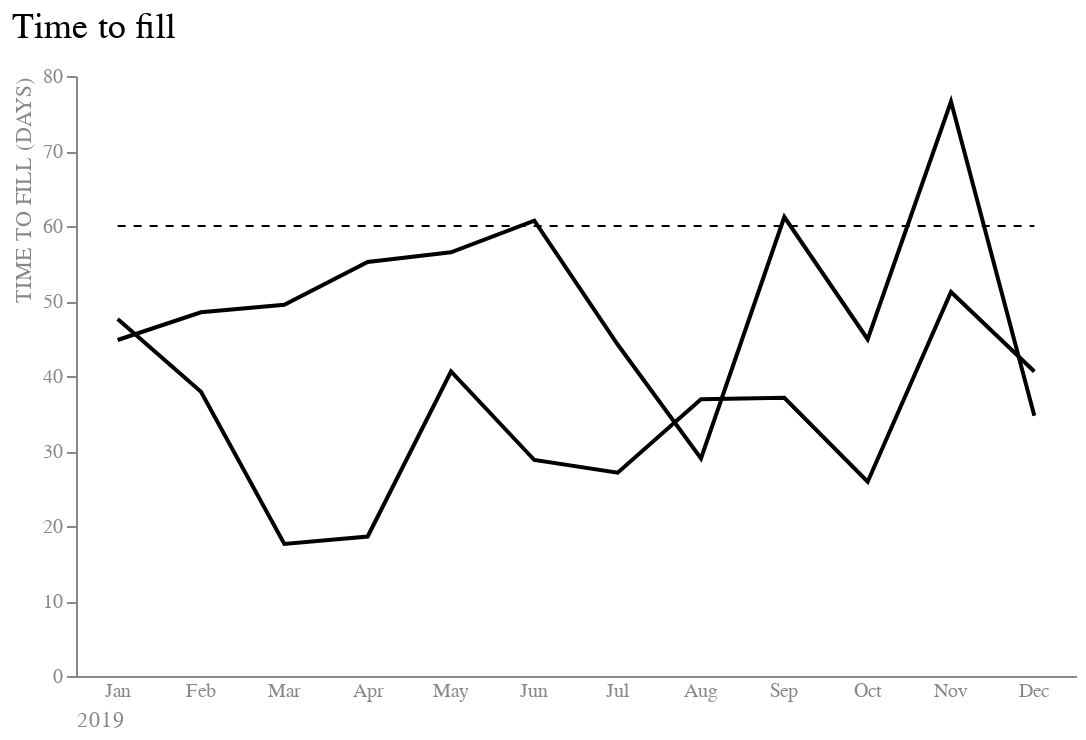

The notebook cell saved with this chart:
### Code cell
title_chart = alt.Title("Time to fill",
                        fontSize = 18,
                        fontWeight = 'normal',
                        anchor = 'start',
                        offset = 10)

line = alt.Chart(melted_table, title = title_chart).mark_line().encode(
    x = alt.X('2019',
               sort = None,
               axis = alt.Axis(labelAngle = 0, 
                               titleAnchor = 'start',
                               labelColor = "#888888", 
                               titleColor = '#888888', 
                               titleFontWeight = 'normal', 
                               ticks = False), 
               ),
    y = alt.Y('Value', 
              axis = alt.Axis(grid = False, 
                              titleAnchor = 'end',
                              labelColor = "#888888", 
                              titleColor = '#888888', 
                              titleFontWeight = 'normal'), 
              title = "TIME TO FILL (DAYS)"),
    color = alt.Color("Metric", scale = alt.Scale(range = ['black', 'black']), legend = None),
    ).properties(width = 500)

goal = alt.Chart().mark_rule(strokeDash = [4,4]).encode(
    x = alt.datum('Jan'),
    x2 = alt.datum('Dec'),
    y = alt.datum(60)
)

final = line + goal

final.configure_view(stroke = None)

### Figure 1 — Vega-Lite specification as saved in the notebook (floating-point values rounded to 4 significant figures)
{"config": {"view": {"continuousWidth": 300, "continuousHeight": 300, "stroke": null}}, "layer": [{"data": {"name": "data-2ad708367752e73f22fec74b1549f016"}, "mark": {"type": "line"}, "encoding": {"color": {"field": "Metric", "legend": null, "scale": {"range": ["black", "black"]}, "type": "nominal"}, "x": {"axis": {"labelAngle": 0, "labelColor": "#888888", "ticks": false, "titleAnchor": "start", "titleColor": "#888888", "titleFontWeight": "normal"}, "field": "2019", "sort": null, "type": "nominal"}, "y": {"axis": {"grid": false, "labelColor": "#888888", "titleAnchor": "end", "titleColor": "#888888", "titleFontWeight": "normal"}, "field": "Value", "title": "TIME TO FILL (DAYS)", "type": "quantitative"}}, "title": {"text": "Time to fill", "anchor": "start", "fontSize": 18, "fontWeight": "normal", "offset": 10}}, {"data": {"name": "empty"}, "mark": {"type": "rule", "strokeDash": [4, 4]}, "encoding": {"x": {"datum": "Jan"}, "x2": {"datum": "Dec"}, "y": {"datum": 60}}}], "width": 500, "$schema": "https://vega.github.io/schema/vega-lite/v5.8.0.json", "datasets": {"data-2ad708367752e73f22fec74b1549f016": [{"2019": "Jan", "Metric": "Internal", "Value": 47.6}, {"2019": "Feb", "Metric": "Internal", "Value": 37.9}, {"2019": "Mar", "Metric": "Internal", "Value": 17.6}, {"2019": "Apr", "Metric": "Internal", "Value": 18.6}, {"2019": "May", "Metric": "Internal", "Value": 40.6}, {"2019": "Jun", "Metric": "Internal", "Value": 28.8}, {"2019": "Jul", "Metric": "Internal", "Value": 27.1}, {"2019": "Aug", "Metric": "Internal", "Value": 36.9}, {"2019": "Sep", "Metric": "Internal", "Value": 37.1}, {"2019": "Oct", "Metric": "Internal", "Value": 25.9}, {"2019": "Nov", "Metric": "Internal", "Value": 51.2}, {"2019": "Dec", "Metric": "Internal", "Value": 40.6}, {"2019": "Jan", "Metric": "External", "Value": 44.8}, {"2019": "Feb", "Metric": "External", "Value": 48.5}, {"2019": "Mar", "Metric": "External", "Value": 49.5}, {"2019": "Apr", "Metric": "External", "Value": 55.2}, {"2019": "May", "Metric": "External", "Value": 56.5}, {"2019": "Jun", "Metric": "External", "Value": 60.7}, {"2019": "Jul", "Metric": "External", "Value": 44.2}, {"2019": "Aug", "Metric": "External", "Value": 29.0}, {"2019": "Sep", "Metric": "External", "Value": 61.2}, {"2019": "Oct", "Metric": "External", "Value": 44.9}, {"2019": "Nov", "Metric": "External", "Value": 76.6}, {"2019": "Dec", "Metric": "External", "Value": 34.7}], "empty": [{}]}}
